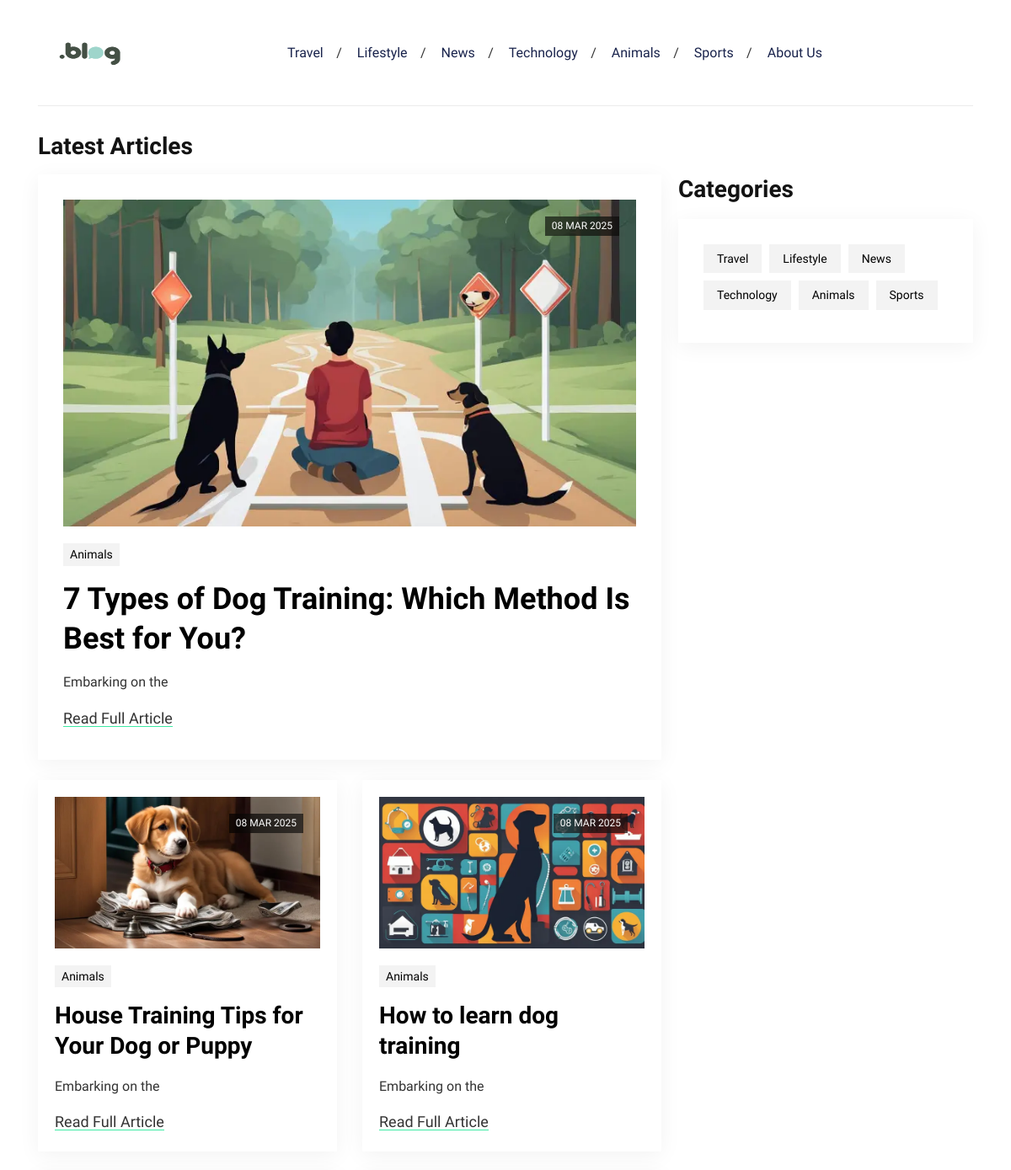
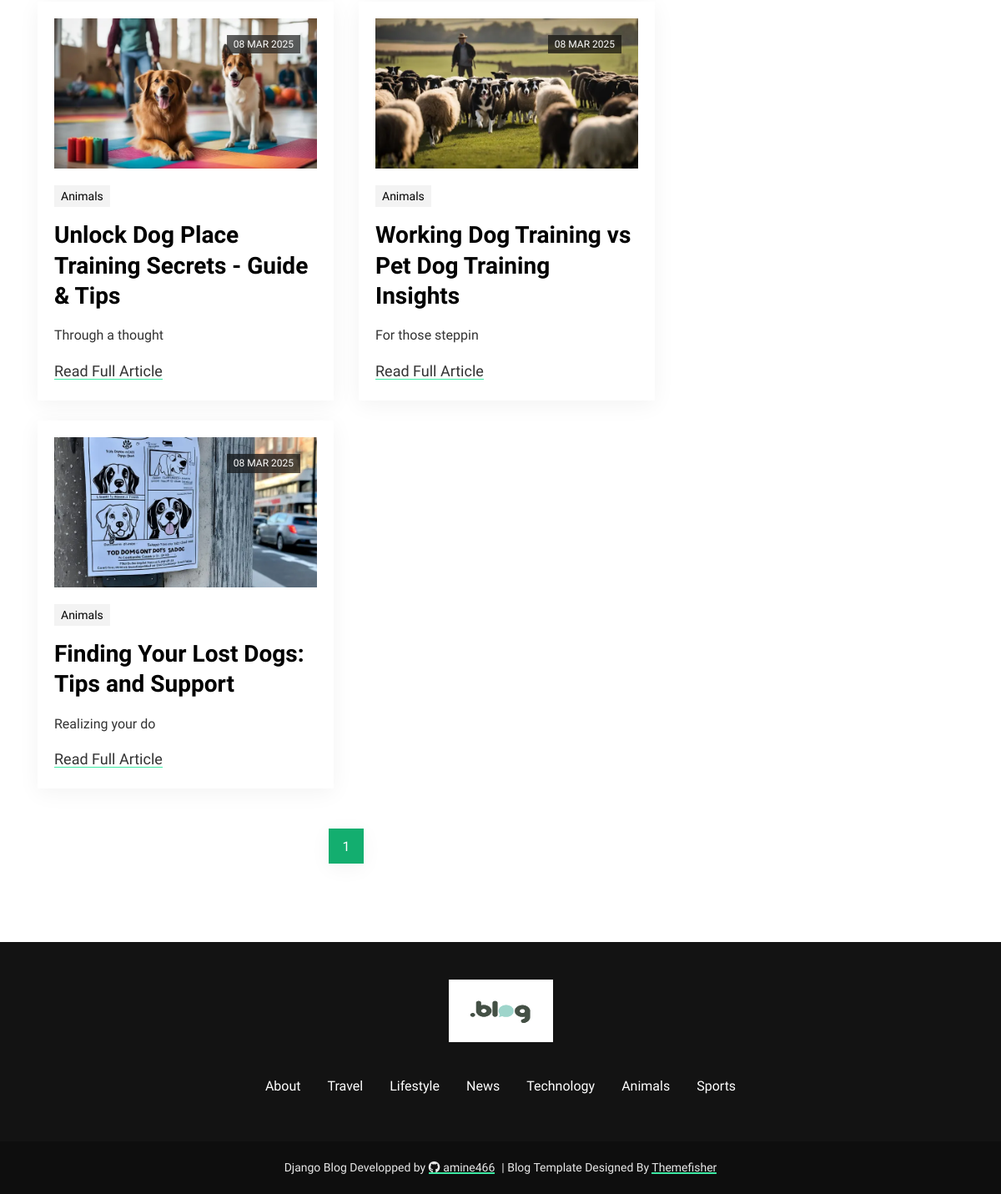
The page / on the database its author committed (2 pictures, top to bottom).
### admin_site/models.py (models this page shows, shortened)
class SiteSettings(models.Model):
    name = models.CharField(max_length=30, verbose_name="Blog Name")
    icon = models.ImageField(upload_to="settings/", null=True, blank=True, verbose_name="Blog Icon")
    logo = models.ImageField(upload_to="settings/", null=True, blank=True, verbose_name="Blog Logo")
    about = RichTextField(blank=True, null=True)

class Category(models.Model):
    name = models.CharField(max_length=25)
    slug = models.SlugField(unique=True, blank=True)
    status = models.IntegerField(default=1)
    created_at = models.DateTimeField(default=timezone.now)
    updated_at = models.DateTimeField(auto_now=True)

class Post(models.Model):
    title = models.CharField(max_length=255, unique=True)
    slug = models.SlugField(unique=True)
    image = models.ImageField(upload_to="images/", verbose_name="Post image",)
    status = models.IntegerField(default=1)
    content = RichTextField()
    author = models.ForeignKey(AdminUser, on_delete=models.CASCADE)
    category = models.ForeignKey(Category, on_delete=models.CASCADE)
    created_at = models.DateTimeField(default=timezone.now)
    updated_at = models.DateTimeField(auto_now=True)

### blog_site/views.py (the view)
# urls.py: path("", HomeView.as_view(), name="Index"),
class HomeView(ListView):
    model = Post
    template_name = "home.html"
    context_object_name = "posts"
    paginate_by = 6
    def get_queryset(self):
        return Post.objects.filter(status=1).order_by("-created_at")[1:]
    def get_context_data(self, **kwargs):
        context = super().get_context_data(**kwargs)
        context["latest_post"] = Post.objects.filter(status=1).order_by("-created_at").first()
        context["categories"] = Category.objects.all()
        context["settings"] = get_object_or_404(SiteSettings, id=1)
        return context

### blog_site/templates/home.html (shortened to what this page needs)
{% extends "partials/blog_layout.html" %}
{% block content %}
<div class="col-12">
  <h2 class="section-title">Latest Articles</h2>
</div>
<div class="col-lg-8 mb-5 mb-lg-0">
  <div class="row">
    {% if latest_post %}
    <div class="col-12 mb-4">
      <article class="card article-card">
        <a href="{% url 'Article_View' latest_post.slug %}">
          <div class="card-image">
            <div class="post-info">
              <span class="text-uppercase">{{ latest_post.updated_at|date:"d M Y" }}</span>
            </div>
            <img loading="lazy" decoding="async" src="{{ latest_post.image.url }}" alt="Post Thumbnail" class="w-100">
          </div>
        </a>
        <div class="card-body px-0 pb-1">
          <ul class="post-meta mb-2">
            <li><a href="{% url 'Category_Posts' latest_post.category.slug %}">{{ latest_post.category.name }}</a></li>
          </ul>
          <h2 class="h1"><a class="post-title" href="{% url 'Article_View' latest_post.slug %}">{{ latest_post.title }}</a></h2>
          <p class="card-text">{{ latest_post.content|safe|slice:":20" }}</p>
          <div class="content">
            <a class="read-more-btn" href="{% url 'Article_View' latest_post.slug %}">Read Full Article</a>
          </div>
        </div>
      </article>
    </div>
    {% endif %}
    {% for post in posts %}
    <div class="col-md-6 mb-4">
      <article class="card article-card article-card-sm h-100">
        <a href="{% url 'Article_View' post.slug %}">
          <div class="card-image">
            <div class="post-info">
              <span class="text-uppercase">{{ post.updated_at|date:"d M Y" }}</span>
            </div>
            <img loading="lazy" decoding="async" src="{{ post.image.url }}" alt="Post Thumbnail" class="w-100">
          </div>
        </a>
        <div class="card-body px-0 pb-0">
          <ul class="post-meta mb-2">
            <li><a href="{% url 'Category_Posts' post.category.slug %}">{{ post.category.name }}</a></li>
          </ul>
          <h2><a class="post-title" href="{% url 'Article_View' post.slug %}">{{ post.title }}</a></h2>
          <p class="card-text">{{ post.content|safe|slice:":20" }}</p>
          <div class="content">
            <a class="read-more-btn" href="{% url 'Article_View' post.slug %}">Read Full Article</a>
          </div>
        </div>
      </article>
    </div>
    {% endfor %}
    <div class="col-12">
      <nav class="mt-4">
        <ul class="pagination justify-content-center">
          {% for num in page_obj.paginator.page_range %}
          <li class="page-item {% if page_obj.number == num %}active{% endif %}">
            <a class="page-link" href="?page={{ num }}">{{ num }}</a>
          </li>
          {% endfor %}
        </ul>
      </nav>
    </div>
  </div>
</div>
{% endblock content %}

### blog_site/templates/partials/blog_layout.html (shortened to what this page needs)
{% load static %}
<!DOCTYPE html>
<html lang="en-us">
<head>
    <link rel="stylesheet" href="https://cdnjs.cloudflare.com/ajax/libs/font-awesome/6.7.2/css/all.min.css" />
	<link rel="stylesheet" href="{% static "blog/plugins/bootstrap/bootstrap.min.css" %}">
	<link rel="stylesheet" href="{% static "blog/css/style.css" %}">
</head>
<body>
    <header class="navigation">
        <div class="container">
            <nav class="navbar navbar-expand-lg navbar-light px-0">
                <a class="navbar-brand order-1 py-0" href="{% url "Index" %}">
                    <img loading="prelaod" decoding="async" class="img-fluid" src="{{ settings.logo.url }}" alt="Reporter Hugo" style="width:125px; height:75px;">
                </a>
                <div class="collapse navbar-collapse text-center order-lg-2 order-4" id="navigation">
                    <ul class="navbar-nav mx-auto mt-3 mt-lg-0">
                        {% for category in categories %}
                        <li class="nav-item">
                                <a class="nav-link" href="{% url "Category_Posts" category.slug %}">{{ category.name }}</a>
                        </li>
                        {% endfor %}
                        <li class="nav-item">
                            <a class="nav-link" href="{% url "About" %}">About Us</a>
                        </li>
                    </ul>
                </div>
            </nav>
        </div>
    </header>
    <main>
        <section class="section">
            <div class="container">
                <div class="row no-gutters-lg">
                    {% block content %}{% endblock content %}
                    <div class="col-lg-4">
                        <div class="widget-blocks">
                            <div class="row">
                                <div class="col-lg-12 col-md-6">
                                    <div class="widget">
                                        <h2 class="section-title mb-3">Categories</h2>
                                        <div class="widget-body">
                                        <ul class="widget-list">
                                            {% for category in categories %}
                                            <li><a href="{% url "Category_Posts" category.slug %}">{{ category.name }}</a>
                                            {% endfor %}
                                        </ul>
                                        </div>
                                    </div>
                                </div>
                            </div>
                        </div>
                    </div>
                </div>
            </div>
        </section>
    </main>
    <footer class="bg-dark mt-5">
        <div class="container section">
            <div class="row">
            <div class="col-lg-10 mx-auto text-center">
                <a class="d-inline-block mb-4 pb-2" href="{% url "Index" %}">
                <img loading="prelaod" decoding="async" class="img-fluid" src="{{ settings.logo.url }}" alt="Blog Logo" style="width:125px; height:75px;">
                </a>
                <ul class="p-0 d-flex navbar-footer mb-0 list-unstyled">
                    <li class="nav-item my-0"> <a class="nav-link" href="{% url "About" %}">About</a></li>
                    {% for category in categories %}
                    <li class="nav-item my-0"> <a class="nav-link" href="{% url "Category_Posts" category.slug %}">{{ category.name }}</a></li>
                    {% endfor %}
                </ul>
            </div>
            </div>
        </div>
        <div class="copyright bg-dark content">Django Blog Developped by <a class="mr-2" href="https://github.com/amine466"><i class="fa-brands fa-github mr-1"></i>amine466</a>| Blog Template Designed By <a href="https://themefisher.com/">Themefisher</a></div>
    </footer>
</body>
</html>

### rows shown on the page
SiteSettings: logo (picture)
Category: name "Travel"
Category: name "Lifestyle"
Category: name "News"
Category: name "Technology"
Category: name "Animals"
Category: name "Sports"
Post: updated_at "08 MAR 2025", image (picture), category.name "Animals", title "7 Types of Dog Training: Which Method Is Best for You?", content "Embarking on the"
Post: updated_at "08 MAR 2025", image (picture), category.name "Animals", title "House Training Tips for Your Dog or Puppy", content "Embarking on the"
Post: updated_at "08 MAR 2025", image (picture), category.name "Animals", title "How to learn dog training", content "Embarking on the"
Post: updated_at "08 MAR 2025", image (picture), category.name "Animals", title "Unlock Dog Place Training Secrets - Guide & Tips", content "Through a thought"
Post: updated_at "08 MAR 2025", image (picture), category.name "Animals", title "Working Dog Training vs Pet Dog Training Insights", content "For those steppin"
Post: updated_at "08 MAR 2025", image (picture), category.name "Animals", title "Finding Your Lost Dogs: Tips and Support", content "Realizing your do"

### other values the page prints
{{ num }} "1"
